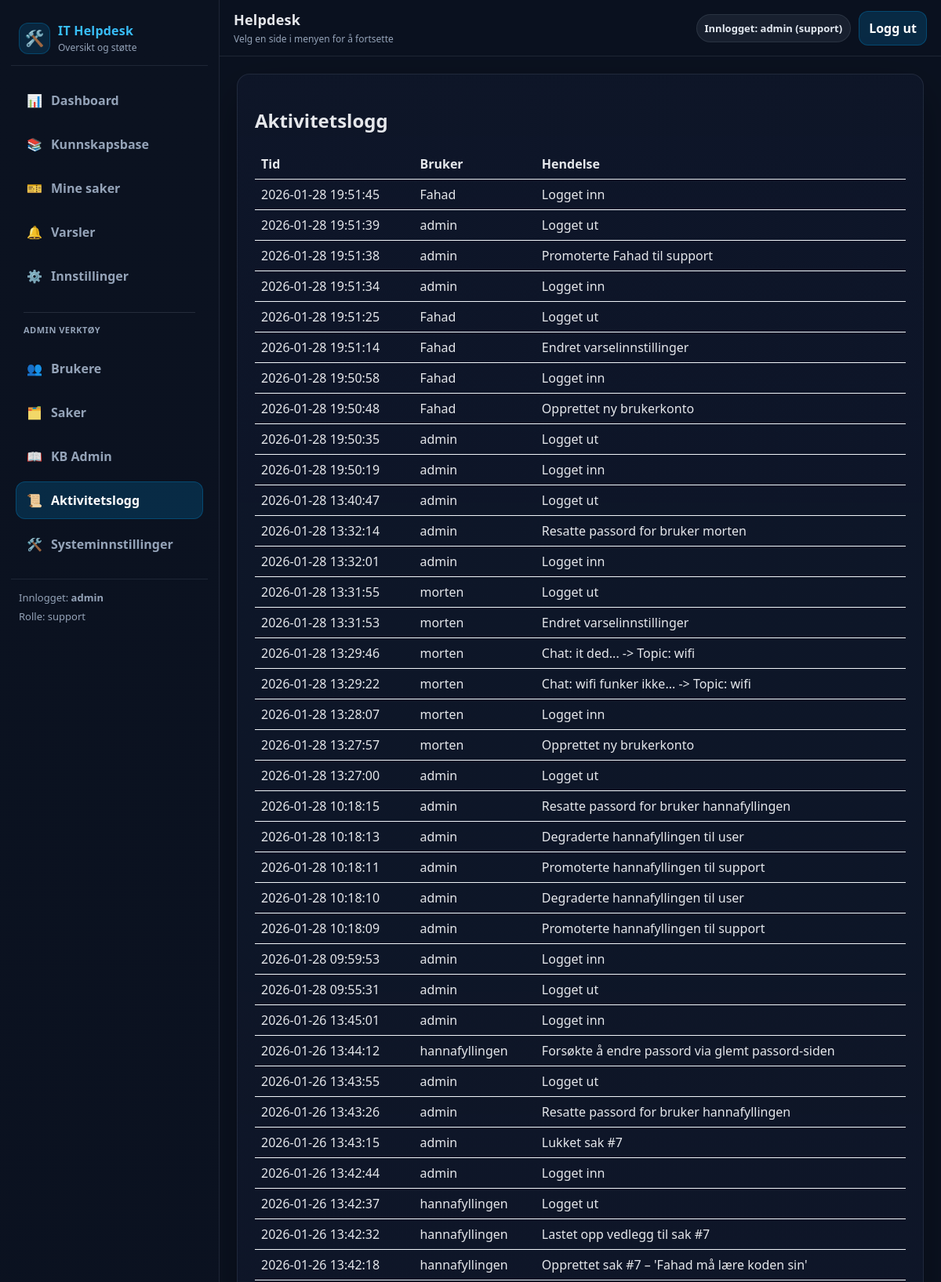
/admin/activity (signed in, upper part), run on the app's committed database.
### tables this page shows
CREATE TABLE activity (
            id INTEGER PRIMARY KEY AUTOINCREMENT,
            user TEXT NOT NULL,
            details TEXT NOT NULL,
            created_at TEXT NOT NULL DEFAULT (datetime('now'))
        );

### routes.py (the view)
@bp.route("/admin/activity")
def activity_log():
    user = current_user()
    if not user:
        return redirect(url_for("main.login"))
    if current_role() != "support":
        abort(403)
    try:
        entries = get_activity(200)
    except Exception as e:
        logger.error(f"Activity log error: {e}")
        entries = []
    return render_template("logs.html", log_entries=entries)

### __init__.py (called while the page is built)
def create_app():
    app = Flask(__name__)
    app.config.from_object(Config)
    init_mail(app)
    @app.after_request
    def set_security_headers(response):
        response.headers['X-Content-Type-Options'] = 'nosniff'
        response.headers['X-Frame-Options'] = 'DENY'
        response.headers['X-XSS-Protection'] = '1; mode=block'
        return response
    from .routes import bp
    app.register_blueprint(bp)
    return app

### db.py (called while the page is built)
def count_notifications(user: str) -> int:
    conn = _conn()
    cur = conn.cursor()
    cur.execute("SELECT COUNT(*) AS c FROM notifications WHERE user = ? AND read = 0", (user,))
    row = cur.fetchone()
    conn.close()
    return int(row["c"]) if row else 0

def get_activity(limit: int = 100) -> List[Dict[str, Any]]:
    conn = _conn()
    cur = conn.cursor()
    cur.execute("SELECT * FROM activity ORDER BY id DESC LIMIT ?", (limit,))
    rows = cur.fetchall()
    conn.close()
    return [dict(r) for r in rows]

def _conn() -> sqlite3.Connection:
    DB_PATH.parent.mkdir(parents=True, exist_ok=True)
    conn = sqlite3.connect(DB_PATH)
    conn.row_factory = sqlite3.Row
    return conn

### routes.py (called while the page is built)
def current_user():
    return session.get("user")

def current_role():
    return session.get("role")

@bp.before_app_request
def ensure_db():
    try:
        init_db()
    except Exception as e:
        logger.error(f"Database initialization failed: {e}")

@bp.context_processor
def inject_notification_count():
    if current_user():
        try:
            return {"notif_count": count_notifications(current_user())}
        except Exception:
            return {"notif_count": 0}
    return {"notif_count": 0}

### templates/logs.html
{% extends "base.html" %}
{% block content %}
<div class="card">
  <h2>Aktivitetslogg</h2>
  {% if log_entries and log_entries|length > 0 %}
    <table style="width:100%; border-collapse: collapse;">
      <thead>
        <tr>
          <th style="text-align:left; border-bottom:1px solid #e5e7eb; padding:8px;">Tid</th>
          <th style="text-align:left; border-bottom:1px solid #e5e7eb; padding:8px;">Bruker</th>
          <th style="text-align:left; border-bottom:1px solid #e5e7eb; padding:8px;">Hendelse</th>
        </tr>
      </thead>
      <tbody>
        {% for e in log_entries %}
        <tr>
          <td style="padding:8px; border-bottom:1px solid #f1f5f9;">{{ e.created_at }}</td>
          <td style="padding:8px; border-bottom:1px solid #f1f5f9;">{{ e.user }}</td>
          <td style="padding:8px; border-bottom:1px solid #f1f5f9;">{{ e.details }}</td>
        </tr>
        {% endfor %}
      </tbody>
    </table>
  {% else %}
    <p class="muted">Ingen loggoppføringer.</p>
  {% endif %}
</div>
{% endblock %}

### static/css/app.css (style rules this page uses)
:root { --bg:#0b1220; --panel:#0f172a; --panel2:#111c33; --border:rgba(148,163,184,.14); --muted:#94a3b8; --text:#e5e7eb; --primary:#0284c7; --primaryHover:#0ea5e9; --sidebarW: 280px; --topbarH: 72px; --radius: 16px; }
* { box-sizing:border-box; }
html, body { height:100%; }
body { margin:0; font-family: system-ui, -apple-system, BlinkMacSystemFont, "Segoe UI", "Apple Color Emoji", "Segoe UI Emoji", "Segoe UI Symbol", sans-serif; background:var(--bg); color:var(--text); }

### data on the page
activity: created_at "2026-01-28 19:51:45", user "Fahad", details "Logget inn"
activity: created_at "2026-01-28 19:51:39", user "admin", details "Logget ut"
activity: created_at "2026-01-28 19:51:38", user "admin", details "Promoterte Fahad til support"
activity: created_at "2026-01-28 19:51:34", user "admin", details "Logget inn"
activity: created_at "2026-01-28 19:51:25", user "Fahad", details "Logget ut"
activity: created_at "2026-01-28 19:51:14", user "Fahad", details "Endret varselinnstillinger"
activity: created_at "2026-01-28 19:50:58", user "Fahad", details "Logget inn"
activity: created_at "2026-01-28 19:50:48", user "Fahad", details "Opprettet ny brukerkonto"
activity: created_at "2026-01-28 19:50:35", user "admin", details "Logget ut"
activity: created_at "2026-01-28 19:50:19", user "admin", details "Logget inn"
activity: created_at "2026-01-28 13:40:47", user "admin", details "Logget ut"
activity: created_at "2026-01-28 13:32:14", user "admin", details "Resatte passord for bruker morten"
activity: created_at "2026-01-28 13:32:01", user "admin", details "Logget inn"
activity: created_at "2026-01-28 13:31:55", user "morten", details "Logget ut"
activity: created_at "2026-01-28 13:31:53", user "morten", details "Endret varselinnstillinger"
activity: created_at "2026-01-28 13:29:46", user "morten", details "Chat: it ded... -> Topic: wifi"
activity: created_at "2026-01-28 13:29:22", user "morten", details "Chat: wifi funker ikke... -> Topic: wifi"
activity: created_at "2026-01-28 13:28:07", user "morten", details "Logget inn"
activity: created_at "2026-01-28 13:27:57", user "morten", details "Opprettet ny brukerkonto"
activity: created_at "2026-01-28 13:27:00", user "admin", details "Logget ut"
activity: created_at "2026-01-28 10:18:15", user "admin", details "Resatte passord for bruker hannafyllingen"
activity: created_at "2026-01-28 10:18:13", user "admin", details "Degraderte hannafyllingen til user"
activity: created_at "2026-01-28 10:18:11", user "admin", details "Promoterte hannafyllingen til support"
activity: created_at "2026-01-28 10:18:10", user "admin", details "Degraderte hannafyllingen til user"
activity: created_at "2026-01-28 10:18:09", user "admin", details "Promoterte hannafyllingen til support"
activity: created_at "2026-01-28 09:59:53", user "admin", details "Logget inn"
activity: created_at "2026-01-28 09:55:31", user "admin", details "Logget ut"
activity: created_at "2026-01-26 13:45:01", user "admin", details "Logget inn"
activity: created_at "2026-01-26 13:44:12", user "hannafyllingen", details "Forsøkte å endre passord via glemt passord-siden"
activity: created_at "2026-01-26 13:43:55", user "admin", details "Logget ut"
activity: created_at "2026-01-26 13:43:26", user "admin", details "Resatte passord for bruker hannafyllingen"
activity: created_at "2026-01-26 13:43:15", user "admin", details "Lukket sak #7"
activity: created_at "2026-01-26 13:42:44", user "admin", details "Logget inn"
activity: created_at "2026-01-26 13:42:37", user "hannafyllingen", details "Logget ut"
activity: created_at "2026-01-26 13:42:32", user "hannafyllingen", details "Lastet opp vedlegg til sak #7"
activity: created_at "2026-01-26 13:42:18", user "hannafyllingen", details "Opprettet sak #7 – 'Fahad må lære koden sin'"

### other printed values
{{ session.get("user") }} "admin"
{{ session.get("role") }} "support"
